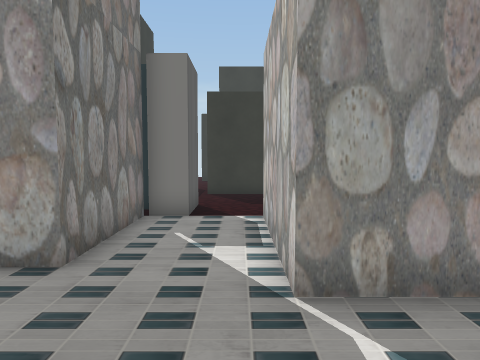
view 1 (above)

24 first-person views from a walk through a scene from a Unity 3-D project. The camera is 1.5 m above the floor, tilts 4° down and sees 70° across. The floor is counted in squares, 1 m on a side. Each view is taken from the middle of a square. On the plan, view 1 faces up. The plan holds only what a view shows up to about 16 squares ahead; the rest is blank. The player is left out.

view 2
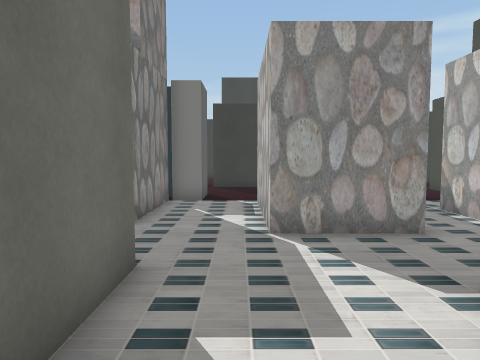

view 3
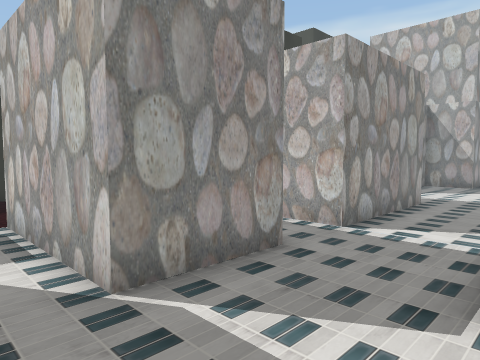

view 4
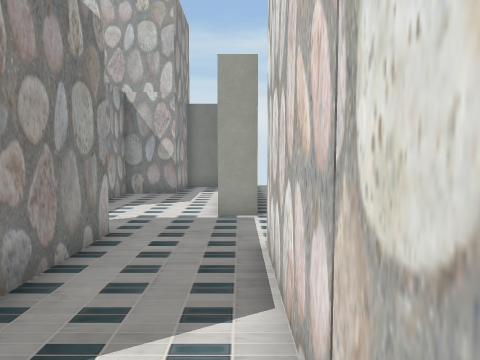

view 5
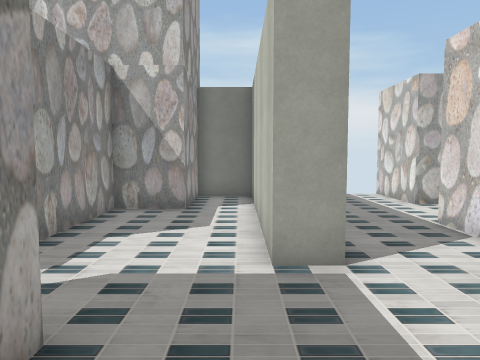

view 6
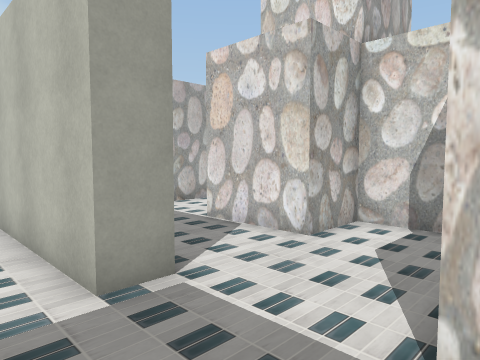

view 7
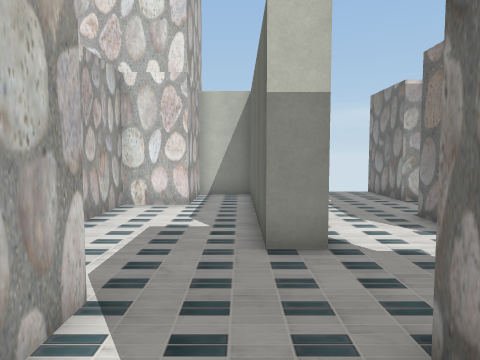

view 8
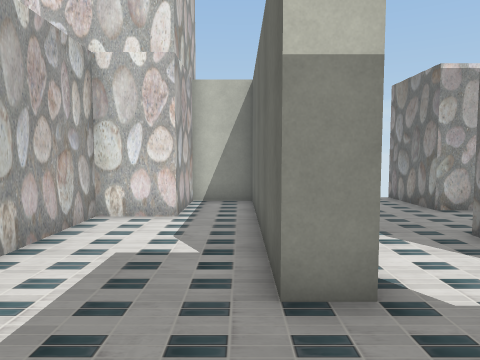

view 9
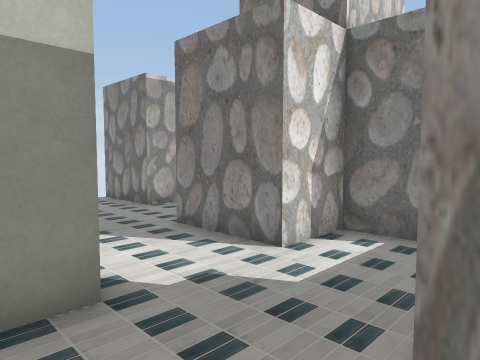

view 10
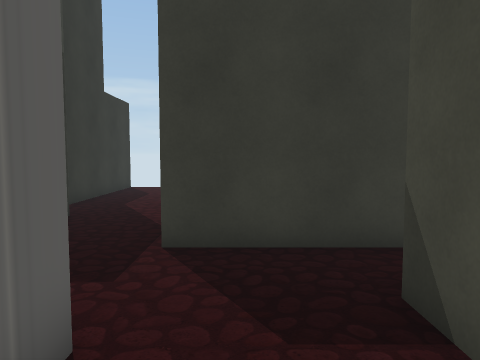

view 11
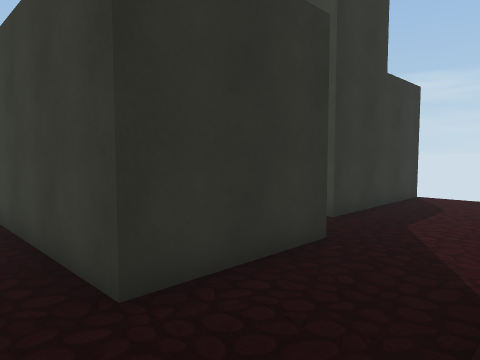

view 12
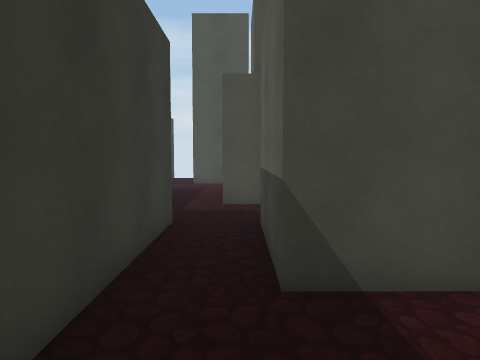

view 13
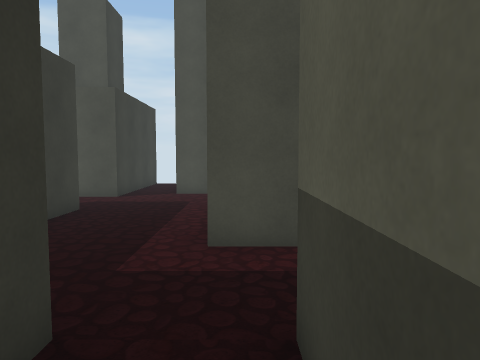

view 14
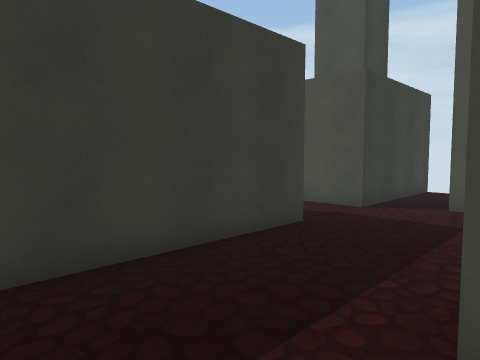

view 15
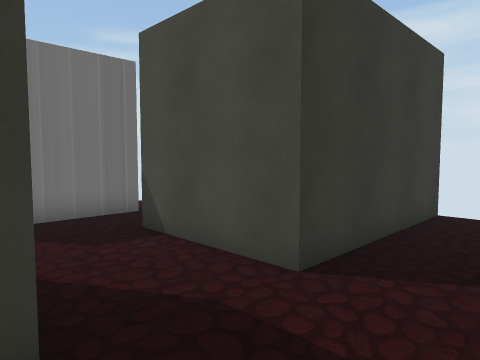

view 16
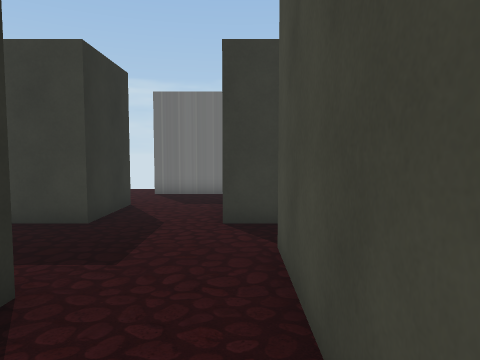

view 17
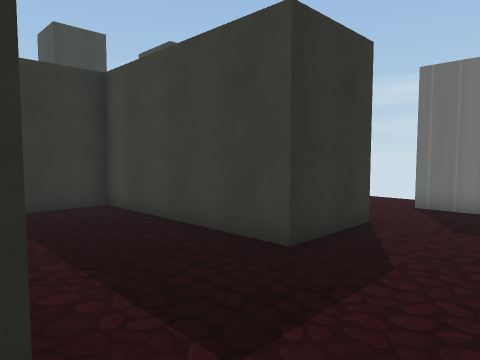

view 18
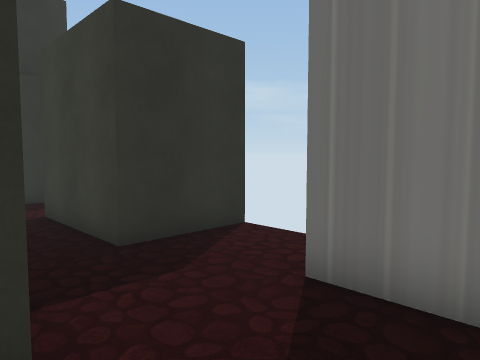

view 19
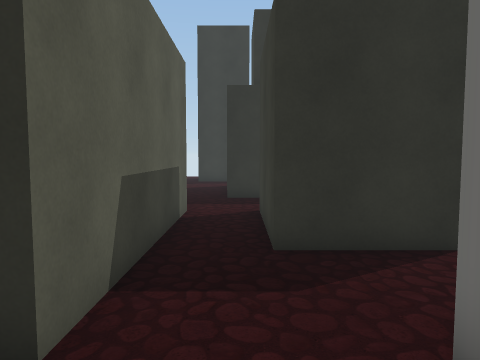

view 20
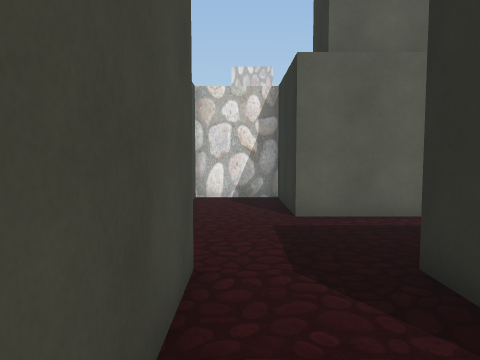

view 21
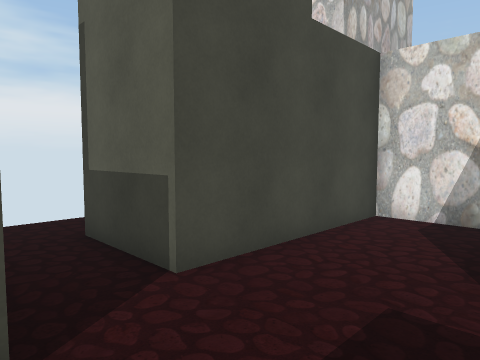

view 22
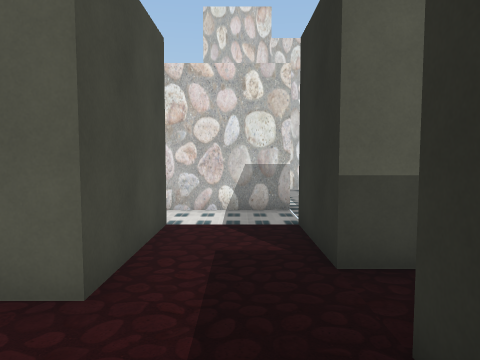

view 23
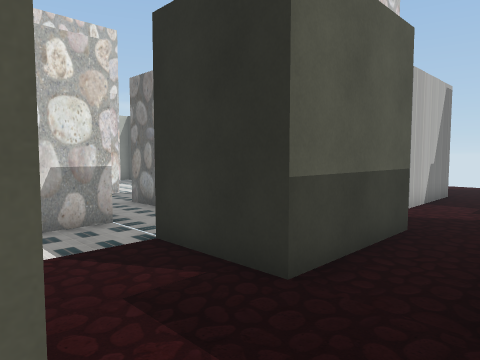

view 24
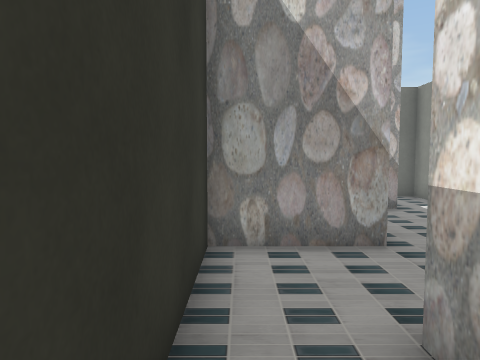

### Floor plan
Points are (right, up) in squares from view 1. A wall is a line through its corners. A room is listed if a view was taken in it or the views show most of it. See-through windows are left out.
Room 1 (views 1, 2, 3, 4, 5, 6, 7, 8, 9, 10)
walls: (2.5, 0.6) (9.6, 0.6); (3.6, 5) (3.6, 3.6) (0.6, 3.6) (0.6, 8.6); (10.6, 3.6) (5.6, 3.6) (5.6, 6.6) (6.6, 6.6); (8.6, 6.6) (10.6, 6.6); (12.6, 0.5) (12.6, 1.6) (20.6, 1.6) (20.6, 3.6) (17.6, 3.6) (17.6, 5.5) (13.9, 5.5); (10.9, -4.4) (12.6, -4.4) (12.6, -2.4) (15.6, -2.4); (-2.5, 1.6) (-1.4, 1.6) (-1.4, -6); (13.6, 5.5) (13.6, 8.6); (-1.5, -6.4) (0.6, -6.4) (0.6, -3.4) (2.6, -3.4) (2.6, 0); (-1.4, 8.5) (-2.4, 8.5) (-2.4, 4.6) (-3.2, 4.6); (13.6, 8.5) (8.6, 8.5); (-7.4, 3.1) (-7.4, 1.6) (-5.4, 1.6) (-5.4, -1.5); (18.6, -5) (18.6, -3.4) (21.6, -3.4); (-7.5, -4.4) (-6.4, -4.4) (-6.4, -7.5)
ways out: opening at (0, 8) to room 2; opening at (6, 7.5) to room 2; opening at (9.5, 7.5) to room 2
Room 2 (views 11, 12, 13, 14, 15, 16, 17, 18, 19, 20, 21, 22, 23, 24)
walls: (5.6, 19.5) (12.6, 19.5) (12.6, 16.5) (5.7, 16.5) (5.7, 13.5) (-1.4, 13.5); (8.6, 8.5) (8.6, 12.5) (13.6, 12.5) (13.6, 8.6) (16.6, 8.6) (16.6, 14.5) (19.6, 14.5); (6.6, 6.6) (8.6, 6.6); (9.6, 24.6) (9.6, 21.5) (5.6, 21.5); (16.6, 22.5) (12.5, 22.5); (1.7, 9.2) (1.7, 11.5) (5.7, 11.5) (5.7, 8.5); (21.6, 16.5) (15.6, 16.5) (15.6, 20.6); (-3.4, 10.5) (-1.4, 10.5) (-1.4, 8.5); (-4.3, 16.6) (-4.3, 12.5)
ways out: opening at (0, 8) to room 1; opening at (6, 7.5) to room 1; opening at (9.5, 7.5) to room 1; opening at (-4.5, 11.5); opening at (-2.5, 16.5); opening at (6, 20.5); opening at (16, 21.5)

Where each view was taken, in squares from view 1:
view 1: 0 up, 0 right, facing up
view 2: 3 down, 0 right, facing up
view 3: 0 up, 1 left, facing up-right
view 4: 1 up, 4 right, facing right
view 5: 2 up, 8 right, facing right
view 6: 3 up, 9 right, facing down-right
view 7: 7 up, 1 left, facing down
view 8: 5 up, 1 left, facing down
view 9: 5 up, 1 left, facing down-left
view 10: 8 up, 0 right, facing up
view 11: 11 up, 1 left, facing up-left
view 12: 12 up, 2 left, facing right
view 13: 12 up, 3 right, facing right
view 14: 12 up, 6 right, facing up-right
view 15: 14 up, 12 right, facing up-right
view 16: 9 up, 16 right, facing up
view 17: 12 up, 16 right, facing up-left
view 18: 19 up, 15 right, facing up-left
view 19: 21 up, 15 right, facing left
view 20: 21 up, 15 right, facing down
view 21: 17 up, 13 right, facing down-right
view 22: 16 up, 7 right, facing down
view 23: 14 up, 9 right, facing down-left
view 24: 8 up, 8 right, facing right
